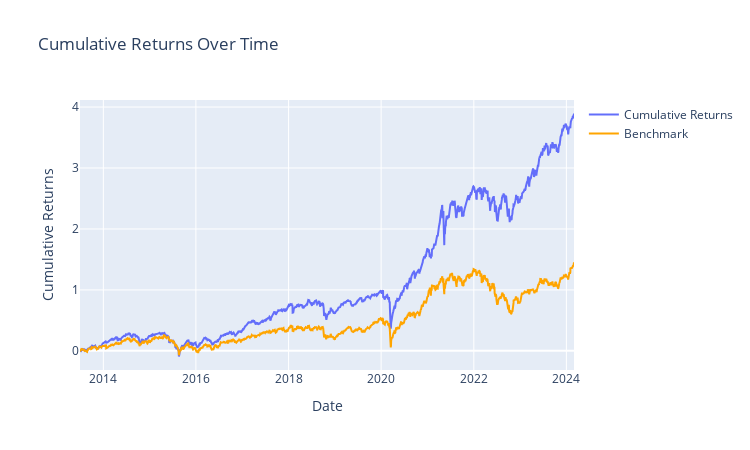
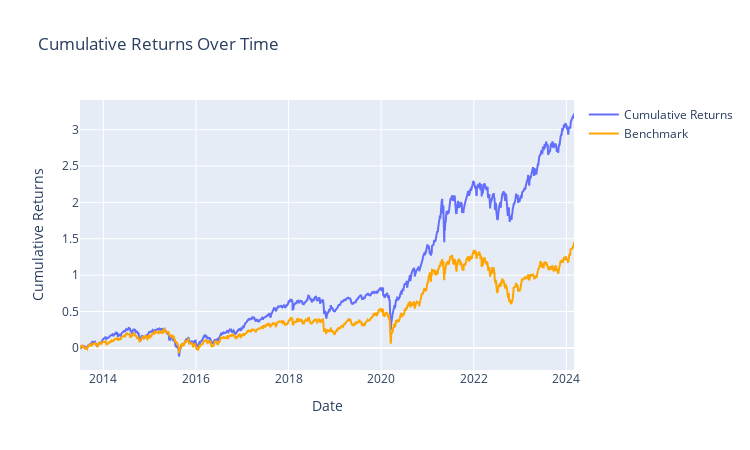

Notebook cell for these charts, in order:
### Code cell
factor = cs_rank(revenue/close)

# no fee
returns_by_period, summary_df = PerformanceGenerator(factor = factor,
                                                     expreturn = exp_returns,
                                                     strategy='LO',
                                                     buy_fee = 0, 
                                                     sell_fee = 0,
                                                     benchmark = Benchmark
                                                     ).backtest()

# fee
returns_by_period, summary_df = PerformanceGenerator(factor = factor,
                                                     expreturn = exp_returns,
                                                     strategy='LO',
                                                     benchmark = Benchmark
                                                     ).backtest()

### Figure 1 — Plotly figure (JSON) as saved in the notebook; plotly's stock layout.template omitted (floating-point values rounded to 4 significant figures; data arrays with more than 128 entries replaced by an {"elided": "..."} marker saying what was removed)
{"data": [{"mode": "lines", "name": "Cumulative Returns", "type": "scatter", "x": {"elided": "2610 str values"}, "y": {"elided": "2610 float values"}}, {"line": {"color": "#FFA500"}, "mode": "lines", "name": "Benchmark", "type": "scatter", "x": {"elided": "2610 str values"}, "y": {"elided": "2610 float values"}}], "layout": {"height": 450, "title": {"text": "Cumulative Returns Over Time"}, "width": 750, "xaxis": {"title": {"text": "Date"}}, "yaxis": {"title": {"text": "Cumulative Returns"}}}}

### Figure 2 — Plotly figure (JSON) as saved in the notebook; plotly's stock layout.template omitted (floating-point values rounded to 4 significant figures; data arrays with more than 128 entries replaced by an {"elided": "..."} marker saying what was removed)
{"data": [{"mode": "lines", "name": "Cumulative Returns", "type": "scatter", "x": {"elided": "2610 str values"}, "y": {"elided": "2610 float values"}}, {"line": {"color": "#FFA500"}, "mode": "lines", "name": "Benchmark", "type": "scatter", "x": {"elided": "2610 str values"}, "y": {"elided": "2610 float values"}}], "layout": {"height": 450, "title": {"text": "Cumulative Returns Over Time"}, "width": 750, "xaxis": {"title": {"text": "Date"}}, "yaxis": {"title": {"text": "Cumulative Returns"}}}}
